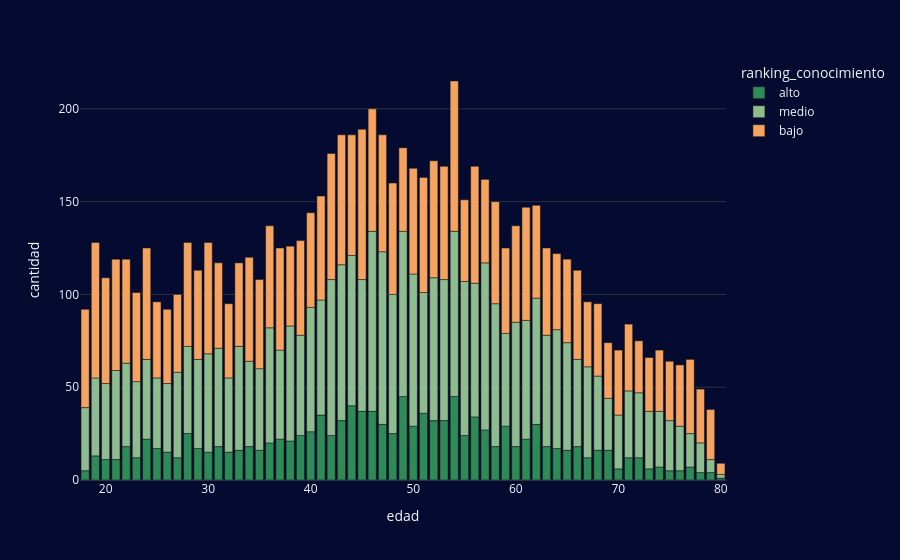

The code cell stored with this chart in its notebook:
### Code cell
## función para contar personas por edad y ranking
def contar_por_edad_y_ranking(df):
    """Cuenta cuántas personas hay por cada combinación de edad y ranking_conocimiento."""
    return df.groupby(["edad", "ranking_conocimiento"]).size().reset_index(name="cantidad") #agrupar por edad y resultado

edad_ranking_conteo = contar_por_edad_y_ranking(df)

colores_ranking = {
    "alto": "seagreen",
    "medio": "darkseagreen",
    "bajo": "sandybrown",
}

# grafico de barras
fig_edad = px.bar(edad_ranking_conteo, 
                  x="edad", 
                  y="cantidad", 
                  color="ranking_conocimiento",
                  color_discrete_map=colores_ranking,
                  category_orders={"ranking_conocimiento": ["alto", "medio", "bajo"]},)
fig_edad.show()

### Figure 1 — Plotly figure (JSON) as saved in the notebook; plotly's stock layout.template omitted (floating-point values rounded to 4 significant figures)
{"data": [{"alignmentgroup": "True", "hovertemplate": "ranking_conocimiento=alto<br>edad=%{x}<br>cantidad=%{y}<extra></extra>", "legendgroup": "alto", "marker": {"color": "seagreen", "pattern": {"shape": ""}}, "name": "alto", "offsetgroup": "alto", "orientation": "v", "showlegend": true, "textposition": "auto", "type": "bar", "x": [18, 19, 20, 21, 22, 23, 24, 25, 26, 27, 28, 29, 30, 31, 32, 33, 34, 35, 36, 37, 38, 39, 40, 41, 42, 43, 44, 45, 46, 47, 48, 49, 50, 51, 52, 53, 54, 55, 56, 57, 58, 59, 60, 61, 62, 63, 64, 65, 66, 67, 68, 69, 70, 71, 72, 73, 74, 75, 76, 77, 78, 79, 80], "xaxis": "x", "y": [5, 13, 11, 11, 18, 12, 22, 17, 15, 12, 25, 17, 15, 18, 15, 16, 18, 16, 20, 22, 21, 24, 26, 35, 24, 32, 40, 37, 37, 30, 25, 45, 29, 36, 32, 32, 45, 24, 34, 27, 18, 29, 18, 22, 30, 18, 17, 16, 18, 12, 16, 16, 6, 12, 12, 6, 7, 5, 5, 7, 4, 4, 1], "yaxis": "y"}, {"alignmentgroup": "True", "hovertemplate": "ranking_conocimiento=medio<br>edad=%{x}<br>cantidad=%{y}<extra></extra>", "legendgroup": "medio", "marker": {"color": "darkseagreen", "pattern": {"shape": ""}}, "name": "medio", "offsetgroup": "medio", "orientation": "v", "showlegend": true, "textposition": "auto", "type": "bar", "x": [18, 19, 20, 21, 22, 23, 24, 25, 26, 27, 28, 29, 30, 31, 32, 33, 34, 35, 36, 37, 38, 39, 40, 41, 42, 43, 44, 45, 46, 47, 48, 49, 50, 51, 52, 53, 54, 55, 56, 57, 58, 59, 60, 61, 62, 63, 64, 65, 66, 67, 68, 69, 70, 71, 72, 73, 74, 75, 76, 77, 78, 79, 80], "xaxis": "x", "y": [34, 42, 41, 48, 45, 41, 43, 38, 37, 46, 47, 48, 53, 53, 40, 56, 46, 44, 62, 48, 62, 54, 67, 62, 84, 84, 81, 71, 97, 93, 75, 89, 82, 65, 77, 76, 89, 83, 72, 90, 77, 50, 67, 64, 68, 60, 64, 58, 47, 49, 40, 28, 29, 36, 35, 31, 30, 27, 24, 18, 16, 7, 2], "yaxis": "y"}, {"alignmentgroup": "True", "hovertemplate": "ranking_conocimiento=bajo<br>edad=%{x}<br>cantidad=%{y}<extra></extra>", "legendgroup": "bajo", "marker": {"color": "sandybrown", "pattern": {"shape": ""}}, "name": "bajo", "offsetgroup": "bajo", "orientation": "v", "showlegend": true, "textposition": "auto", "type": "bar", "x": [18, 19, 20, 21, 22, 23, 24, 25, 26, 27, 28, 29, 30, 31, 32, 33, 34, 35, 36, 37, 38, 39, 40, 41, 42, 43, 44, 45, 46, 47, 48, 49, 50, 51, 52, 53, 54, 55, 56, 57, 58, 59, 60, 61, 62, 63, 64, 65, 66, 67, 68, 69, 70, 71, 72, 73, 74, 75, 76, 77, 78, 79, 80], "xaxis": "x", "y": [53, 73, 57, 60, 56, 48, 60, 41, 40, 42, 56, 48, 60, 46, 40, 45, 56, 48, 55, 55, 43, 51, 51, 56, 68, 70, 65, 81, 66, 63, 60, 45, 57, 62, 63, 61, 81, 44, 63, 45, 55, 46, 52, 61, 50, 47, 41, 45, 48, 35, 39, 30, 35, 36, 28, 29, 33, 32, 33, 40, 29, 27, 6], "yaxis": "y"}], "layout": {"barmode": "relative", "legend": {"title": {"text": "ranking_conocimiento"}, "tracegroupgap": 0}, "margin": {"t": 60}, "xaxis": {"anchor": "y", "domain": [0, 1], "title": {"text": "edad"}}, "yaxis": {"anchor": "x", "domain": [0, 1], "title": {"text": "cantidad"}}}}
